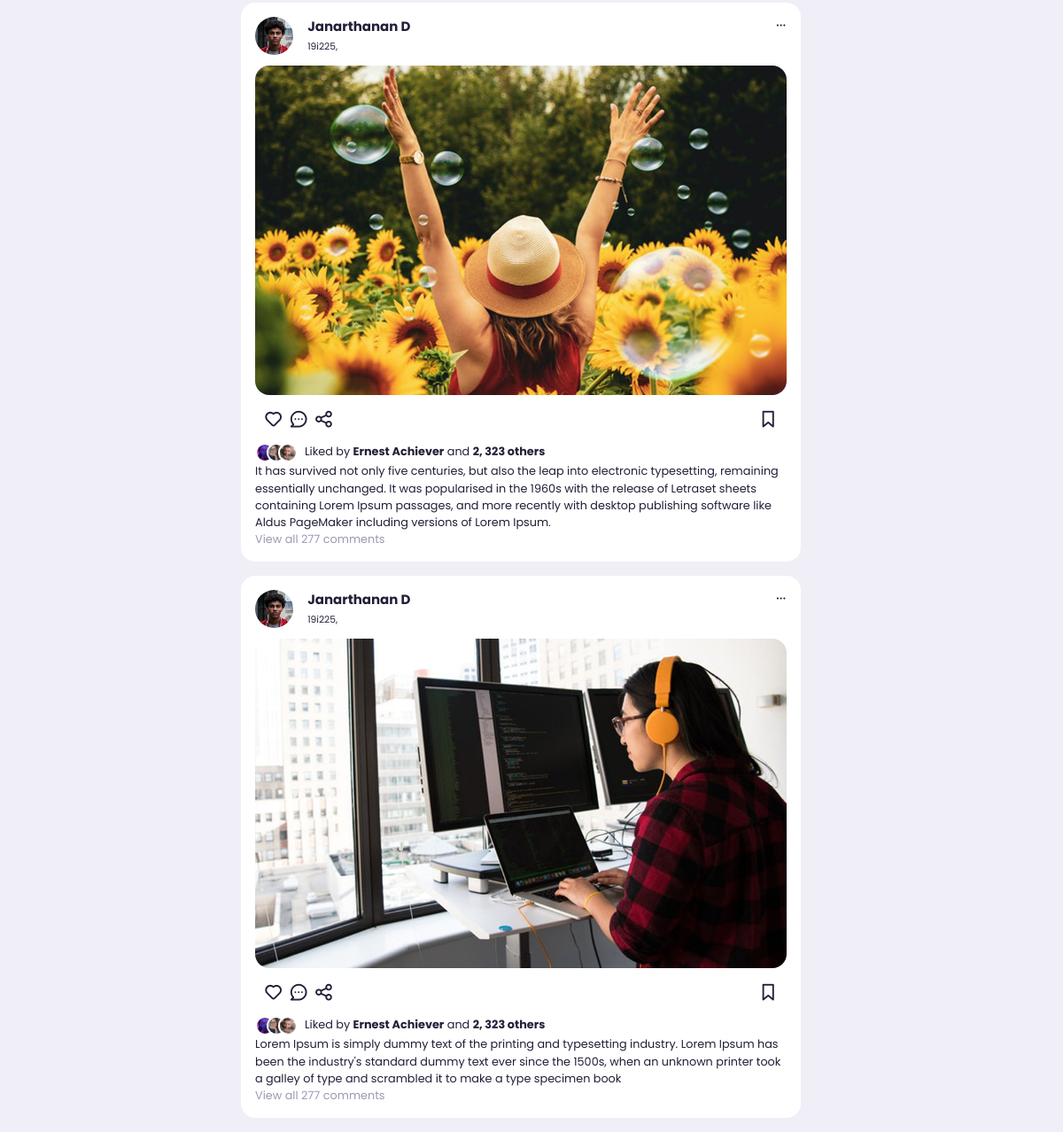
The page /feeds/ (lower part) on the database as committed earlier.
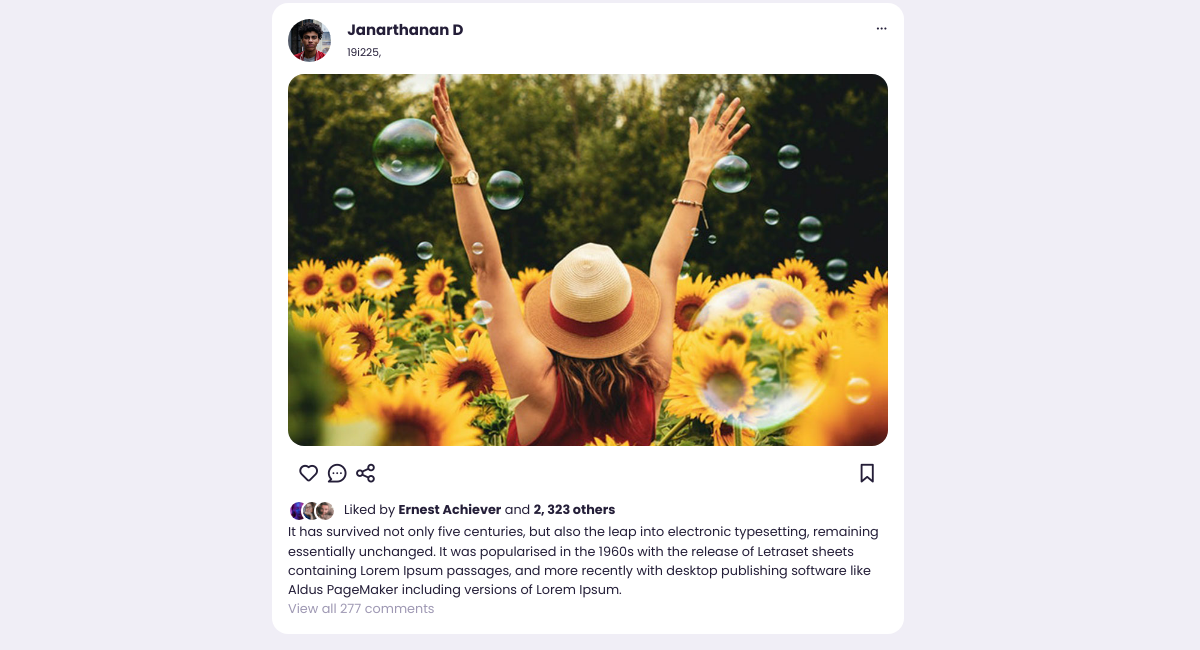
The same page on the database as committed later.
### feeds/models.py (models this page shows)
class Feed(models.Model):
    author= models.ForeignKey(User, on_delete=models.CASCADE)
    caption = models.TextField()
    image = models.ImageField(upload_to='posts', blank=True, null=True)
    created = models.DateTimeField(auto_now_add=True)
    likes = models.IntegerField(default=0)
    comments = models.IntegerField(default=0)
    shares = models.IntegerField(default=0)

### user/models.py (models this page shows)
class User(AbstractUser):
    GENDER_CHOICES= [
    ('male', 'Male'),
    ('female', 'Female'),
    ('other', 'Other'),
    ]
    username = models.CharField(max_length=200, unique=True)
    profile_pic = models.ImageField(upload_to="profile-pics", blank=True, null=True, default='profile-pics/default-img.png')
    profile_cover = models.ImageField(upload_to="profile-cover", blank=True, null=True, default='profile-cover/default-profile-cover.jpg')
    type = models.CharField(max_length=200, blank=True)
    email = models.EmailField(unique=True)
    gender = models.CharField(max_length=6, choices=GENDER_CHOICES, default='male', null=True)
    dob = models.DateField(null=True)
    USERNAME_FIELD = 'email'
    REQUIRED_FIELDS = []

### feeds/views.py (the view, shortened to what this page needs)
# urls.py: path('', views.feed_list, name="index"),
def feed_list(request):
    form = FeedForm()
    feeds = Feed.objects.all().order_by('-created')
    context=  {'form': form, 'feeds': feeds}
    return render(request, 'feeds/feed_list.html', context)

### feeds/templates/feeds/feed_list.html (shortened to what this page needs)
{% extends 'base.html' %}
{% load static %}
{% load humanize %}
{% block content %}
<main class="feeds">
    <div class="container">
        <section class="middle">
            <div class="feeds">
                {% for feed in feeds %}
                <div class="feed">
                    <div class="head">
                        <div class="user">
                            <div class="profile-picture">
                                <img src="{{feed.author.profile_pic.url}}" alt="Profile Image">
                            </div>
                            <div class="ingo">
                                <h3>{{feed.author.first_name}} {{feed.author.last_name}}</h3>
                                <small>{{feed.author.username}}, {{ feed.pub_date|naturaltime}}</small>
                            </div>
                        </div>
                        <span class="edit">
                            <i class="uil uil-ellipsis-h"></i>
                        </span>
                    </div>
                    <div class="photo">
                        <img src="{{ feed.image.url }}" alt="Post">
                    </div>
                    <div class="action-buttons">
                        <div class="interaction-button">
                            <span><i class="uil uil-heart"></i> {{ post.likes }}</span>
                            <span><i class="uil uil-comment-dots"></i></span>
                            <span><i class="uil uil-share-alt"></i></span>
                        </div>
                        <div class="bookmark">
                            <span><i class="uil uil-bookmark-full"></i></span>
                        </div>
                    </div>
                    <div class="liked-by">
                        <span><img src="{% static 'images/feeds/profile-10.jpg' %}"></span>
                        <span><img src="{% static 'images/feeds/profile-4.jpg' %}"></span>
                        <span><img src="{% static 'images/feeds/profile-15.jpg' %}"></span>
                        <p>Liked by <b>Ernest Achiever</b> and <b>2, 323 others</b></p>
                    </div>
                    <div class="caption">
                        <p>{{feed.caption}}</p>
                    </div>
                    <div class="comments text-muted">View all 277 comments</div>
                </div>
                {% empty %}
            <li>No blogs have been posted yet</li>
        {% endfor %}
        </section>
    </div>
</main>
{% endblock content %}

Rows that differ between the two databases and show on the page:
removed Feed: author.profile_pic (picture), author.first_name "Janarthanan", author.last_name "D", author.username "19i225", image (picture), caption "Lorem Ipsum is simply dummy text of the printing and typesetting industry. Lorem Ipsum has been the industry's standard dummy text ever since the 1500s, when an unknown printer took a galley of type and scrambled it to make a type specimen book"
